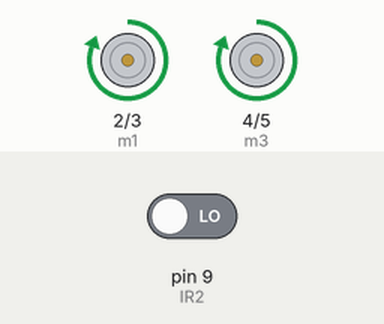
This sketch was run on a simulated Arduino Uno, built with avr-gcc and run on an emulated ATmega328P. Shown: motor-driver pin pairs drawn as motors (green arrow = first pin HIGH = forward, orange = second pin HIGH = backward, longer = more drive). The test bench sets the inputs (shaded band); at power-on: pin 9 (IR2) LOW.

Above: at 1.2 s.
1.3 s: pin 9 (IR2) driven HIGH
At 1.7 s:
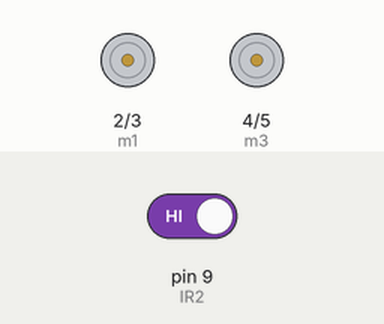
2.9 s: pin 9 (IR2) driven LOW
At 4.0 s:
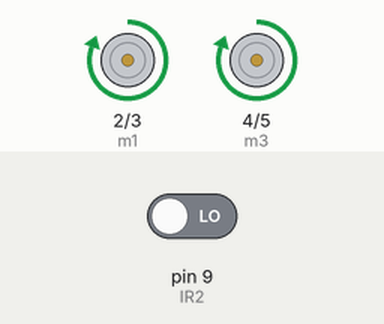
Timing chart, 0 to 5.9 s (numbered marks = the images above; inputs shaded):
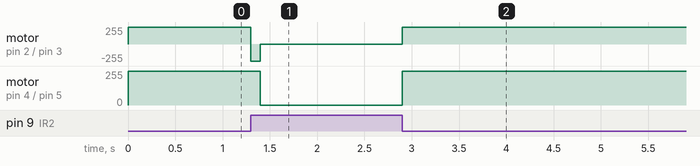

Measured:
- after the input at 1.3 s, motor on pin 2 (m1) / pin 3 (m2): forward 255/255 → backward 255/255 at once, → stopped 0.10 s later; motor on pin 4 (m3) / pin 5 (m4): forward 255/255 → stopped after 0.10 s
- after the input at 2.9 s, motor on pin 2 (m1) / pin 3 (m2), motor on pin 4 (m3) / pin 5 (m4): stopped → forward 255/255 at once

The sketch:

line_following_project.ino
```cpp
//  Line Follower

int IR2=9;    //left Sensor
// motor one
int m1=2;
int m2=3;
int m3=4;
int m4=5;
void setup()
{
  // put your setup code here, to run once:


  pinMode(m1,OUTPUT);
  pinMode(m2,OUTPUT);
  pinMode(m3,OUTPUT);
  pinMode(m4,OUTPUT);
}
void loop()
{
   if(digitalRead(IR2)==HIGH ) //IR will not glow on black line
  {
    //Stop both Motors
    digitalWrite(m1,LOW);
    digitalWrite(m2,LOW);
    digitalWrite(m3,LOW);
    digitalWrite(m4,LOW);

  }

  else if(digitalRead(IR2)==LOW )  //IR not on black line
  {
    //Move both the Motors
    digitalWrite(m1,HIGH);
    digitalWrite(m2,LOW);
    digitalWrite(m3,HIGH);
    digitalWrite(m4,LOW);

  }

  else if(digitalRead(IR2)==LOW )
  {
    //Tilt robot towards left by stopping the left wheel and moving the right one
    digitalWrite(m1,HIGH);
    digitalWrite(m2,LOW);
    digitalWrite(m3,LOW);
    digitalWrite(m4,HIGH);

   delay(100);
  }

  else if(digitalRead(IR2)==HIGH )
  {
    //Tilt robot towards right by stopping the right wheel and moving the left one
     digitalWrite(m1,LOW);     // If I want to turn right then the speed of the right wheel should be less than that of the left wheel, here, let a be the right wheel
    digitalWrite(m2,HIGH);
    digitalWrite(m3,HIGH);
    digitalWrite(m4,LOW);

   delay(100);
  }

  else
  {
    //Stop both the motors
    digitalWrite(m1,LOW);
    digitalWrite(m2,LOW);
    digitalWrite(m3,LOW);
    digitalWrite(m4,LOW);

  }
}
```
